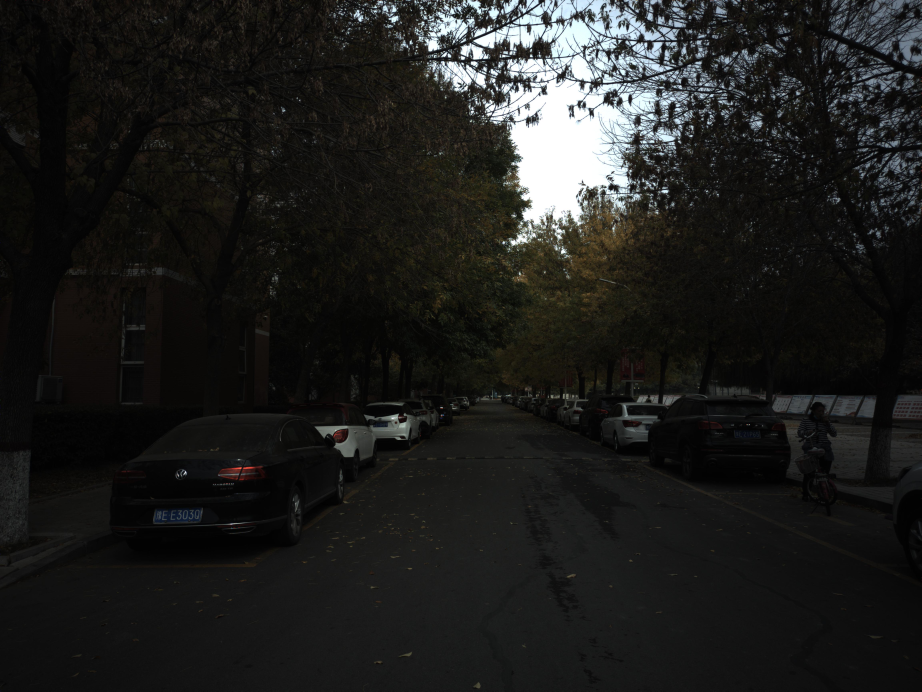
#> input picture IMG_20221025_105232_srgb_whiteworld_linear.jpg, 4608 x 3456 px (shown at 1/5 size)
$ python -i HDR_fusion.py   (imports and definitions only)   (older library calls are emulated)
#> lines starting #> are read from the running program, lines starting #| are printed output that depends on the picture
#> further down, picture is the input picture: shape (3456, 4608, 3); mean B, G, R 29.2, 30.7, 30.4
import rawpy
import numpy as np
import imageio
import cv2
import scipy
from scipy import signal


# step 1 merge ldr ra  into 32 bit hdr image

# [173 lines left out: functions raw_exposure_fuse, raw_exposure_fuse_01, compute_mask, compute_mask_01, get_fusion_weight, get_uniform_weights and 6 more, not called in this run]


def writeEXR(img_hdr, filename):
    cv2.imwrite(img_hdr, filename)


# step 3 tone mapping with bilateral filter
# fastbilaeral2d  input image 0 - 1 ,
# [151 lines left out: functions bilateral2d_piecewise_linear, fastbilateral2d, bilateral2d_color_joint, bilateral2d_color, value_kernel_color, not called in this run]


def g_sigma_r(intensity, range_sigma):
    value = np.exp(-intensity ** 2 / (2 * (range_sigma ** 2)))
    return value


# [43 lines left out: functions gaussian_kernel, gaussian_kernel_for_piecewise_bilateral, value_kernel, not called in this run]


def compute_new_intensity(HDR_image_log_base, HDR_image_log_detail, gamma):
    pass
    return


# step 4 apply Gamma


# [87 lines left out: functions gamma_v709, v709, get_image_boundary, Gradient_Left, Gradient_Right, Gradient and 4 more, not called in this run]


def Laplacian(image):
    R = image[:, :, 0]
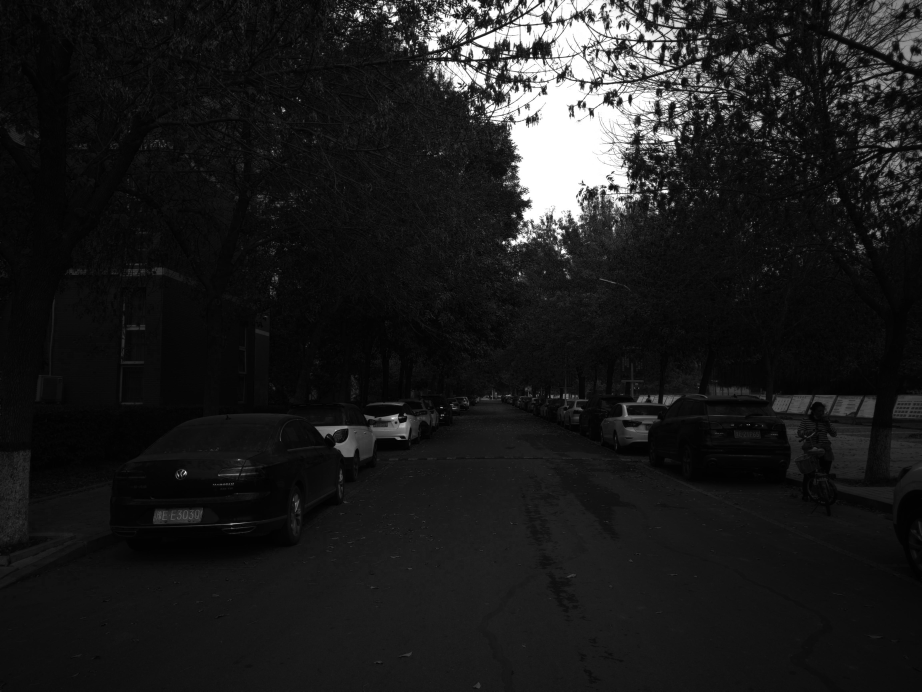
#> R: shape (3456, 4608) (shown at 1/5 size); min 0, max 255, mean 29.2
    G = image[:, :, 1]
    B = image[:, :, 2]
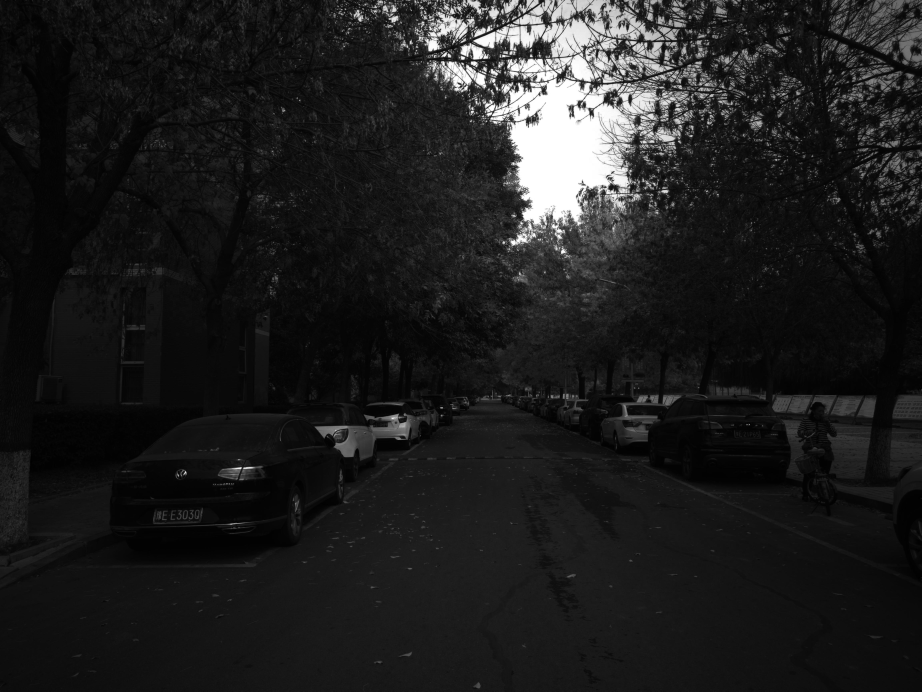
#> B: shape (3456, 4608) (shown at 1/5 size); min 0, max 255, mean 30.4
    lap_filter = np.array([[0, 1, 0], [1, -4, 1], [0, 1, 0]])
    R_lap_fil = signal.convolve2d(R, lap_filter, mode='same', boundary='fill', fillvalue='0')
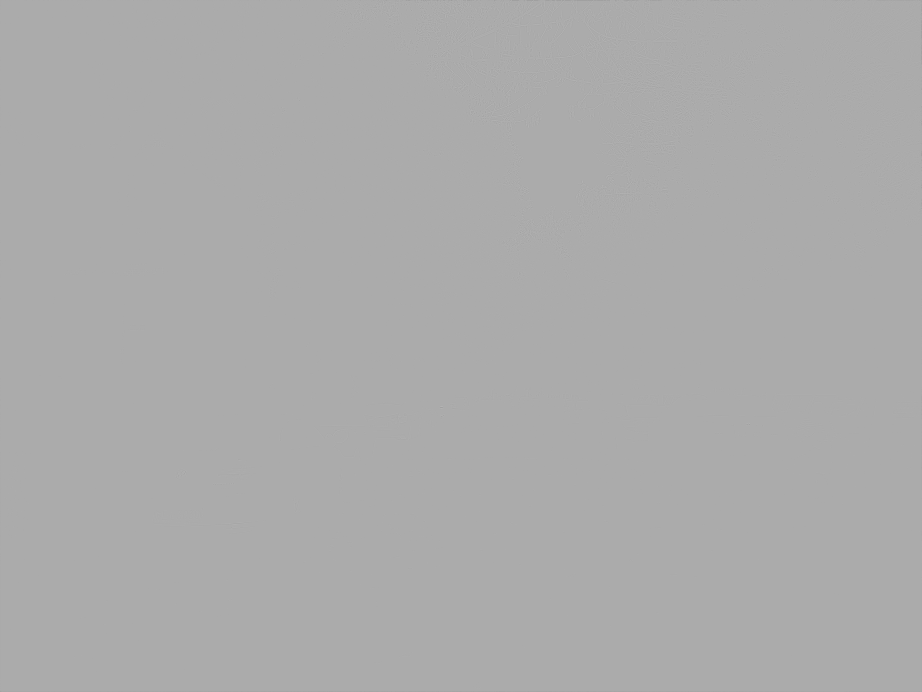
#> R_lap_fil: shape (3456, 4608) int64 (shown at 1/5 size); min -789, max 384, mean 0; drawn with min black and max white
    G_lap_fil = signal.convolve2d(G, lap_filter, mode='same', boundary='fill', fillvalue=0)
    B_lap_fil = signal.convolve2d(B, lap_filter, mode='same', boundary='fill', fillvalue=0)
    image_lap_fil = np.stack((R_lap_fil, G_lap_fil, B_lap_fil), axis=2)
    return image_lap_fil


# [84 lines left out: functions Convolution2D, Gradient_Field_Integration_CGD, get_focus_image_in_depth, not called in this run]

>>> import cv2
>>> picture = cv2.imread('IMG_20221025_105232_srgb_whiteworld_linear.jpg')
>>> result = Laplacian(picture)
